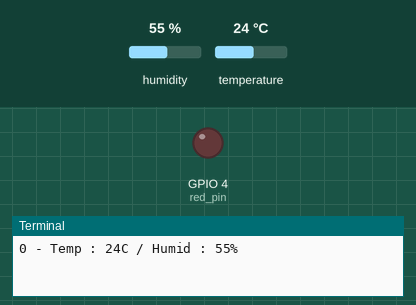
This program was run on a simulated Raspberry Pi (BCM pin numbers). On the bench: output pins drawn as LEDs (lit = HIGH), the last lines printed to the terminal. The test bench sets the inputs (shaded band); at power-on: temperature 24 °C, humidity 55 %.

Above: at 1.2 s.
1.3 s: temperature set to 26 °C
4.3 s: temperature set to 29 °C
At 5.6 s:
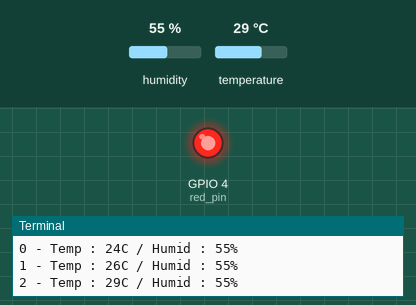
7.3 s: temperature set to 12 °C
At 10.4 s:
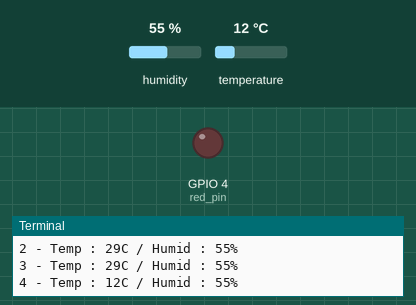
10.7 s: temperature set to 28 °C
At 12.8 s:
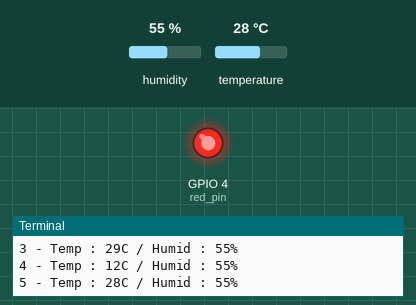
Timing chart, 0 to 14.3 s (numbered marks = the images above; inputs shaded):
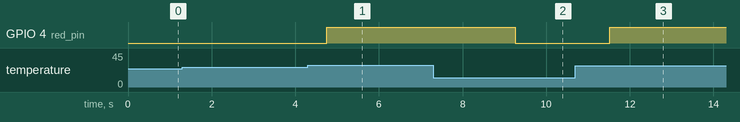

Measured:
- the behaviour switches between 27 and 28 °C on temperature (found by bisection; images 0 and 1)
- after the input at 4.3 s, GPIO 4 (red_pin): LOW → HIGH after 0.46 s
- after the input at 7.3 s, GPIO 4 (red_pin): HIGH → LOW after 2.0 s
- after the input at 10.7 s, GPIO 4 (red_pin): LOW → HIGH after 0.82 s

The program:

dht11_psn_test.py
```python
# dht11_test.py
import adafruit_dht
import time
import RPi.GPIO as GPIO
import board

log_num = 0
sensor_pin = 18
# RGB LED PinNumber setting
red_pin = 4
green_pin = 6
blue_pin = 5

GPIO.setmode(GPIO.BCM)
GPIO.setup(sensor_pin, GPIO.IN)
GPIO.setup(red_pin, GPIO.OUT) # 4pin output
dhtDevice = adafruit_dht.DHT11(board.D18) # Problem!!!

GPIO.output(red_pin, False)

while (True):
    try:
        temp = dhtDevice.temperature
        humid = dhtDevice.humidity
        print(f'{log_num} - Temp : {temp}C / Humid : {humid}%')
        log_num += 1

        if temp > 27:
            GPIO.output(red_pin, True)
        else:
            GPIO.output(red_pin, False)

        time.sleep(2)
    except RuntimeError as ex:
        print(ex.args[0])
    except KeyboardInterrupt:
        break

dhtDevice.exit()
```
